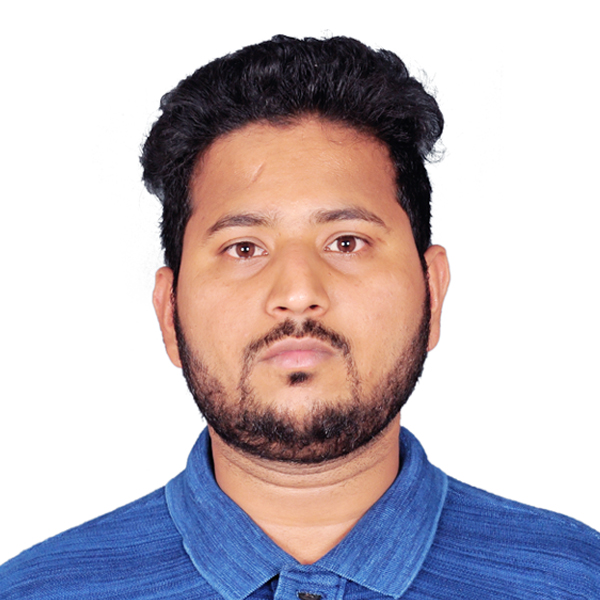
#> input picture Resources/praveen.jpg, 600 x 600 px
$ python merge_images.py
#> lines starting #> are read from the running program, lines starting #| are printed output that depends on the picture
"""
Joining the images

"""

import cv2
import numpy as np


def stackImages(scale, imgArray):
    rows = len(imgArray)
    cols = len(imgArray[0])
    rowsAvailable = isinstance(imgArray[0], list)
    width = imgArray[0][0].shape[1]
    height = imgArray[0][0].shape[0]
    if rowsAvailable:
        for x in range ( 0, rows):
            for y in range(0, cols):
                if imgArray[x][y].shape[:2] == imgArray[0][0].shape [:2]:
                    imgArray[x][y] = cv2.resize(imgArray[x][y], (0, 0), None, scale, scale)
                else:
                    imgArray[x][y] = cv2.resize(imgArray[x][y], (imgArray[0][0].shape[1], imgArray[0][0].shape[0]), None, scale, scale)
                if len(imgArray[x][y].shape) == 2: imgArray[x][y]= cv2.cvtColor( imgArray[x][y], cv2.COLOR_GRAY2BGR)
        imageBlank = np.zeros((height, width, 3), np.uint8)
        hor = [imageBlank]*rows
        hor_con = [imageBlank]*rows
        for x in range(0, rows):
            hor[x] = np.hstack(imgArray[x])
        ver = np.vstack(hor)
    else:
        for x in range(0, rows):
            if imgArray[x].shape[:2] == imgArray[0].shape[:2]:
                imgArray[x] = cv2.resize(imgArray[x], (0, 0), None, scale, scale)
            else:
                imgArray[x] = cv2.resize(imgArray[x], (imgArray[0].shape[1], imgArray[0].shape[0]), None,scale, scale)
            if len(imgArray[x].shape) == 2: imgArray[x] = cv2.cvtColor(imgArray[x], cv2.COLOR_GRAY2BGR)
        hor= np.hstack(imgArray)
        ver = hor
    return ver


img = cv2.imread("Resources/praveen.jpg")
#> img is the input picture: shape (600, 600, 3); mean B, G, R 190.7, 184.2, 193.2
img_gray = cv2.cvtColor(img, cv2.COLOR_BGR2GRAY)
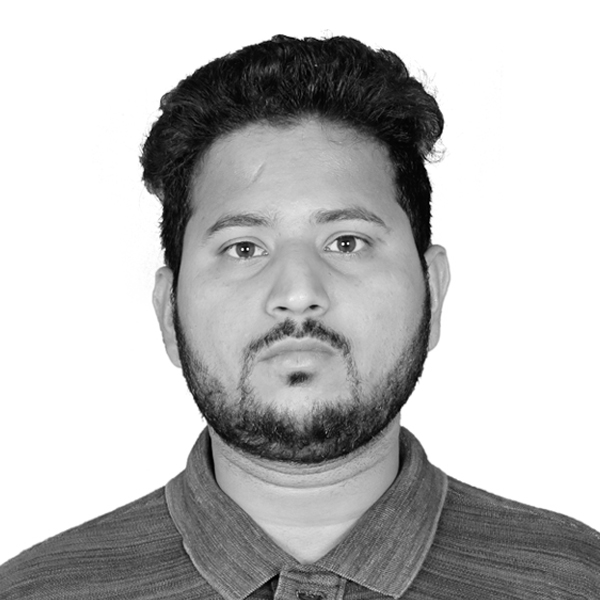
#> img_gray: shape (600, 600); min 0, max 255, mean 187.7
imgStack = stackImages(0.5, ([img, img_gray, img], [img, img, img]))
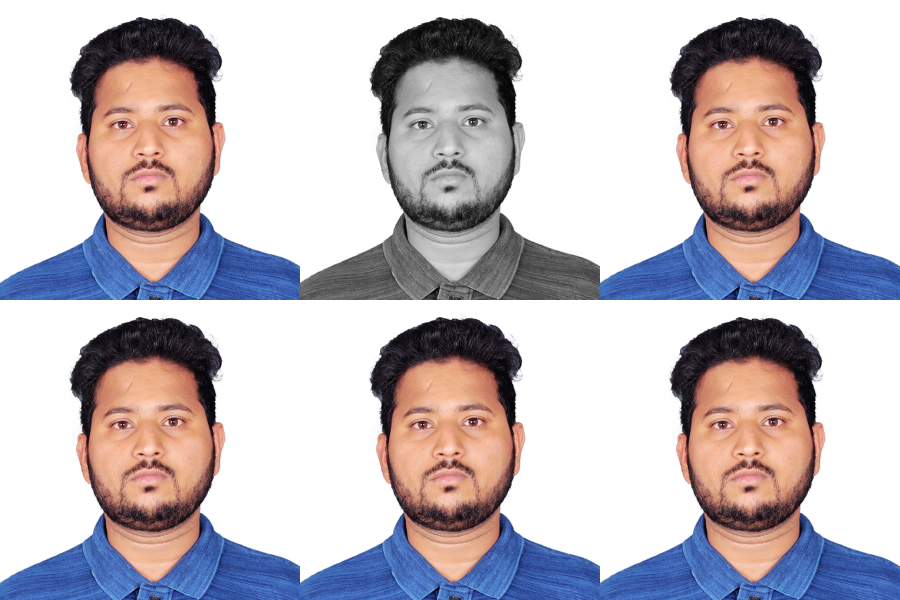
#> imgStack: shape (600, 900, 3); mean B, G, R 190.3, 184.9, 192.3
img_resize = cv2.resize(img, (250, 250))
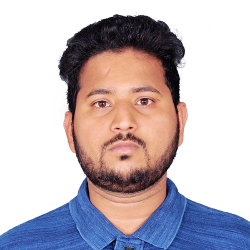
#> img_resize: shape (250, 250, 3); mean B, G, R 190.7, 184.2, 193.1
img_hor = np.hstack((img_resize, img_resize))
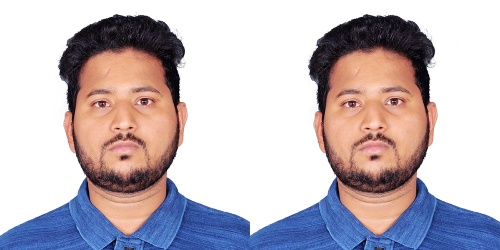
#> img_hor: shape (250, 500, 3); mean B, G, R 190.7, 184.2, 193.1
img_ver = np.vstack((img_resize, img_resize, img_resize))
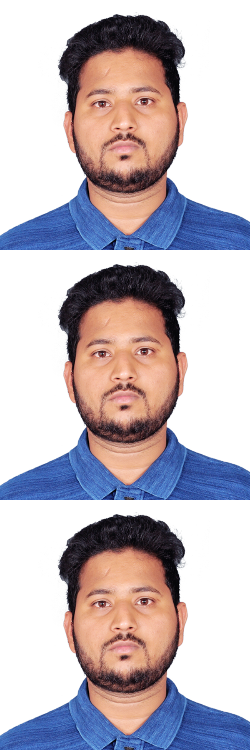
#> img_ver: shape (750, 250, 3); mean B, G, R 190.7, 184.2, 193.1

#cv2.imshow("Horizontal ", img_hor)
#cv2.imshow("Vertical  ", img_ver)
#cv2.imshow("Image Stack ", imgStack)

cv2.waitKey(0)
